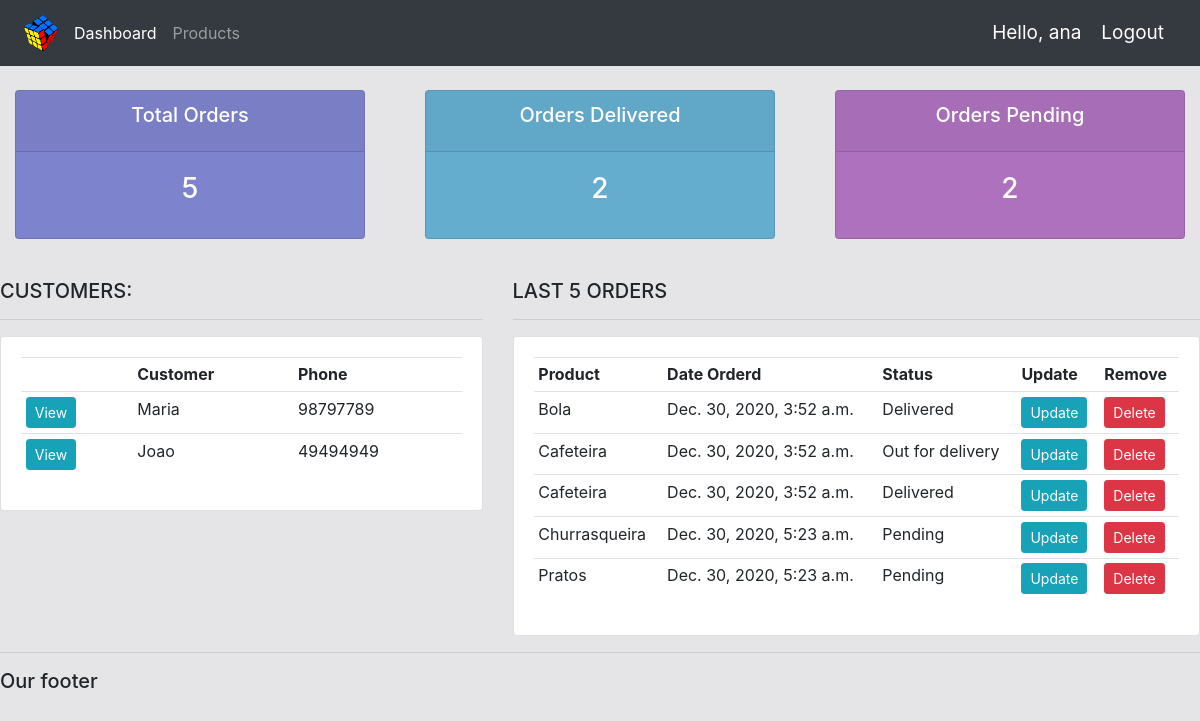
The app's page / (signed in) with its own data.
### accounts/models.py (models this page shows, shortened)
class Customer(models.Model):
	user = models.OneToOneField(User, null=True, blank=True, on_delete=models.CASCADE)
	name = models.CharField(max_length=200, null=True)
	phone = models.CharField(max_length=200, null=True)
	email = models.CharField(max_length=200, null=True)
	profile_pic = models.ImageField(default="profile0.png", null=True, blank=True)
	date_created = models.DateTimeField(auto_now_add=True, null=True)

class Order(models.Model):
	STATUS = (
			('Pending', 'Pending'),
			('Out for delivery', 'Out for delivery'),
			('Delivered', 'Delivered'),
			)
	customer = models.ForeignKey(Customer, null=True, on_delete= models.SET_NULL)
	product = models.ForeignKey(Product, null=True, on_delete= models.SET_NULL)
	date_created = models.DateTimeField(auto_now_add=True, null=True)
	status = models.CharField(max_length=200, null=True, choices=STATUS)
	note = models.CharField(max_length=1000, null=True)

class Product(models.Model):
	CATEGORY = (
			('Indoor', 'Indoor'),
			('Out Door', 'Out Door'),
			)
	name = models.CharField(max_length=200, null=True)
	price = models.FloatField(null=True)
	category = models.CharField(max_length=200, null=True, choices=CATEGORY)
	description = models.CharField(max_length=200, null=True, blank=True)
	date_created = models.DateTimeField(auto_now_add=True, null=True)
	tags = models.ManyToManyField(Tag)
	def __str__(self):
		return self.name

### accounts/decorators.py (the view)
	def wrapper_function(request, *args, **kwargs):
		group = None
		if request.user.groups.exists():
			group = request.user.groups.all()[0].name
		if group == 'customer':
			return redirect('user-page')
		if group == 'admin':
			return view_func(request, *args, **kwargs)

### accounts/views.py (called while the page is built)
@login_required(login_url='login')
@admin_only
def home(request):
	orders = Order.objects.all()
	customers = Customer.objects.all()
	total_customers = customers.count()
	total_orders = orders.count()
	delivered = orders.filter(status='Delivered').count()
	pending = orders.filter(status='Pending').count()
	context = {'orders':orders, 'customers':customers,
	'total_orders':total_orders,'delivered':delivered,
	'pending':pending }
	return render(request, 'accounts/dashboard.html', context)

### accounts/templates/accounts/dashboard.html
{%  extends 'accounts/main.html' %}
{% block content %}
{%  include 'accounts/status.html' %}
<br>
<div class="row">
	<div class="col-md-5">
		<h5>CUSTOMERS:</h5>
		<hr>
		<div class="card card-body">
			<table class="table table-sm">
				<tr>
					<th></th>
					<th>Customer</th>
					<th>Phone</th>
				</tr>
				{% for customer in customers %}
					<tr>
						<td><a class="btn btn-sm btn-info" href="{% url 'customer' customer.id %}">View</a></td>
						<td>{{customer.name}}</td>
						<td>{{customer.phone}}</td>
					</tr>
				{% endfor %}
			</table>
		</div>
	</div>
	<div class="col-md-7">
		<h5>LAST 5 ORDERS</h5>
		<hr>
		<div class="card card-body">
			<table class="table table-sm">
				<tr>
					<th>Product</th>
					<th>Date Orderd</th>
					<th>Status</th>
					<th>Update</th>
					<th>Remove</th>
				</tr>
				{% for order in orders %}
					<tr>
						<td>{{order.product}}</td>
						<td>{{order.date_created}}</td>
						<td>{{order.status}}</td>
						<td><a class="btn btn-sm btn-info" href="{% url 'update_order' order.id %}" >Update</a></td>
						<td><a class="btn btn-sm btn-danger" href="{% url 'delete_order' order.id %}">Delete</a></td>
					</tr>
				{% endfor %}
			</table>
		</div>
	</div>
</div>
{% endblock %}

### accounts/templates/accounts/main.html (shortened to what this page needs)
{% load static %}
<!DOCTYPE html>
<html>
<head>
	<link rel="stylesheet" href="https://stackpath.bootstrapcdn.com/bootstrap/4.3.1/css/bootstrap.min.css">
	<link rel="stylesheet" type="text/css" href="{% static '/css/main.css' %}">
</head>
<body>
    {%  include 'accounts/navbar.html' %}
	{% block content %}
	{% endblock %}
	<hr>
	<h5>Our footer</h5>
</body>
</html>

### accounts/templates/accounts/navbar.html (shortened to what this page needs)
{% load static %}
<nav class="navbar navbar-expand-lg navbar-dark bg-dark">
  <img style="width: 50px;" src="{% static 'images/logocubo.png' %}">
  <div class="collapse navbar-collapse" id="navbarNav">
    <ul class="navbar-nav">
      {% if request.user.is_staff %}
      <li class="nav-item active">
        <a class="nav-link" href="{% url 'home' %}">Dashboard</a>
      </li>
      <li class="nav-item">
        <a class="nav-link" href="{% url 'products' %}">Products</a>
      </li>
      {% else %}
       <li class="nav-item">
        <a class="nav-link" href="{% url 'account' %}">Settings</a>
      </li>
      {% endif %}
    </ul>
  </div>
  <span class="hello-msg">Hello, {{request.user}}</span>
  <span ><a  class="hello-msg" href="{% url 'logout' %}">Logout</a></span>
</nav>

### accounts/templates/accounts/status.html
<br>
<div class="row">
	<div class="col">
		<div class="col-md">
			<div class="card text-center text-white  mb-3" id="total-orders">
			  	<div class="card-header">
			  		<h5 class="card-title">Total Orders</h5>
			  	</div>
			  	<div class="card-body">
			    	<h3 class="card-title">{{total_orders}}</h3>
			  	</div>
			</div>
		</div>
	</div>
	<div class="col">
		<div class="col-md">
			<div class="card text-center text-white  mb-3" id="orders-delivered">
			  	<div class="card-header">
			  		<h5 class="card-title">Orders Delivered</h5>
			  	</div>
			  	<div class="card-body">
			    	<h3 class="card-title">{{delivered}}</h3>
			  	</div>
			</div>
		</div>
	</div>
	<div class="col">
		<div class="col-md">
			<div class="card text-center text-white  mb-3" id="orders-pending">
			  	<div class="card-header">
			  		<h5 class="card-title">Orders Pending</h5>
			  	</div>
			  	<div class="card-body">
			    	<h3 class="card-title">{{pending}}</h3>
			  	</div>
			</div>
		</div>
	</div>
</div>

### static/css/main.css (style rules this page uses)
body { background-color: rgb(229, 228, 230); }
#total-orders { background-color: rgb(125, 131, 204); }
#orders-delivered { background-color: rgb(101, 173, 206); }
#orders-pending { background-color: rgb(174, 113, 189); }

### accounts/templates/accounts/navbar.html (style rules this page uses)
.hello-msg { font-size: 19px; color: #fff; margin-right: 20px; }

### records on screen
Customer: name "Maria", phone "98797789"
Customer: name "Joao", phone "49494949"
Order: product "Bola", date_created "Dec. 30, 2020, 3:52 a.m.", status "Delivered"
Order: product "Cafeteira", date_created "Dec. 30, 2020, 3:52 a.m.", status "Out for delivery"
Order: product "Cafeteira", date_created "Dec. 30, 2020, 3:52 a.m.", status "Delivered"
Order: product "Churrasqueira", date_created "Dec. 30, 2020, 5:23 a.m.", status "Pending"
Order: product "Pratos", date_created "Dec. 30, 2020, 5:23 a.m.", status "Pending"

### other values on screen
{{ request.user }} "ana"
{{ total_orders }} "5"
{{ delivered }} "2"
{{ pending }} "2"
